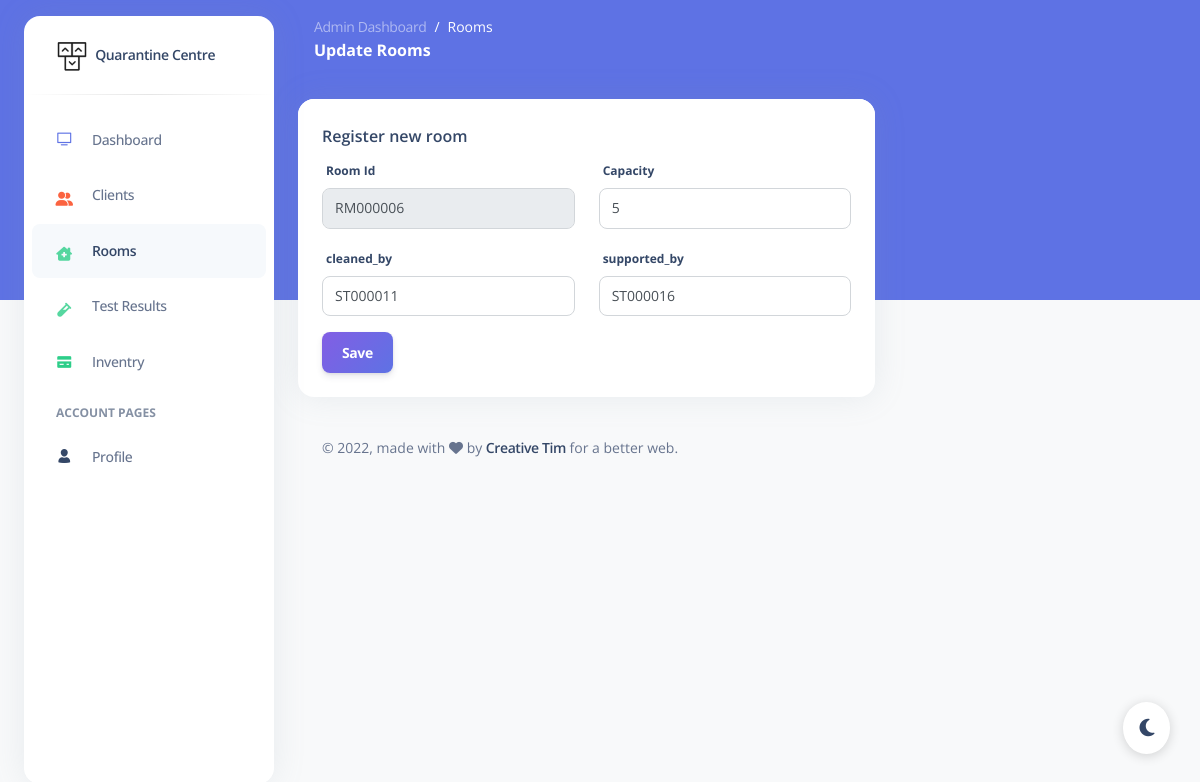
The app's page /app/manage_room.php?id=RM000006 (signed in) with its own data.
### tables this page shows
CREATE TABLE room (
  id VARCHAR(8) PRIMARY KEY,
  capacity INT NOT NULL,
  cleaned_by VARCHAR(8),
  supported_by VARCHAR(8),
  FOREIGN KEY (cleaned_by) REFERENCES staff(id) ON UPDATE CASCADE ON DELETE RESTRICT,
  FOREIGN KEY (supported_by) REFERENCES staff(id) ON UPDATE CASCADE ON DELETE RESTRICT
);

CREATE TABLE staff (
  id VARCHAR(8) PRIMARY KEY,
  first_name VARCHAR(30) NOT NULL,
  last_name VARCHAR(40) NOT NULL,
  gender VARCHAR(1) NOT NULL,
  date_of_birth DATE,
  contact_no VARCHAR(15),
  address VARCHAR(60),
  type VARCHAR(15) NOT NULL
);

### app/manage_room.php (the view, shortened to what this page needs)
<?php
include("session.php");
$cleaned_by_staffs_query = "SELECT id FROM staff WHERE type = 'CLEANING' ORDER BY id";
$cleaned_by_staffs = mysqli_query($db, $cleaned_by_staffs_query);
$supported_by_staffs_query = "SELECT id FROM staff WHERE type = 'SUPPORTING' ORDER BY id";
$supported_by_staffs = mysqli_query($db, $supported_by_staffs_query);
if (isset($_GET['id'])) {
  $room_id = $_GET['id'];
  $get_room_query = "SELECT * FROM room WHERE id = '$room_id'";
  $get_room_result = mysqli_query($db, $get_room_query);
  if (mysqli_num_rows($get_room_result) == 1) {
    $room = mysqli_fetch_array($get_room_result);
    $isUpdate = true;
  } else {
    header("location: rooms.php");
  }
} else {
  $prev_id_query = "SELECT id FROM room ORDER BY id DESC LIMIT 1";
  $prev_id = mysqli_fetch_array(mysqli_query($db, $prev_id_query));
  $room_id = "RM" . sprintf("%06d", substr($prev_id['id'], 2) + 1);
  $isUpdate = false;
}
?>
<!DOCTYPE html>
<html lang="en">
<head>
  <link href="../assets/css/nucleo-icons.css" rel="stylesheet" />
  <link href="../assets/css/nucleo-svg.css" rel="stylesheet" />
  <link href="../assets/css/nucleo-svg.css" rel="stylesheet" />
  <link href="../assets/css/argon-dashboard.css?v=2.0.0" rel="stylesheet" />
  <link href="../assets/css/custom.css" rel="stylesheet" />
</head>
<body class="g-sidenav-show bg-gray-100">
  <aside class="sidenav bg-white navbar navbar-vertical navbar-expand-xs border-0 border-radius-xl my-3 fixed-start ms-4 " id="sidenav-main">
    <div class="sidenav-header">
      <a class="navbar-brand m-0" href=" https://demos.creative-tim.com/argon-dashboard/example_pages/dashboard.html " target="_blank">
        <img src="../assets/img/logo-ct-dark.png" class="navbar-brand-img h-100" alt="main_logo">
        <span class="ms-1 font-weight-bold">Quarantine Centre</span>
      </a>
    </div>
    <hr class="horizontal dark mt-0">
    <div class="w-auto " id="sidenav-collapse-main">
      <ul class="navbar-nav">
        <li class="nav-item">
          <a class="nav-link" href="../example_pages/dashboard.html">
            <div class="icon icon-shape icon-sm border-radius-md text-center me-2 d-flex align-items-center justify-content-center">
              <i class="ni ni-tv-2 text-primary text-sm opacity-10"></i>
            </div>
            <span class="nav-link-text ms-1">Dashboard</span>
          </a>
        </li>
        <li class="nav-item">
          <a class="nav-link " href="#">
            <div class="icon icon-shape icon-sm border-radius-md text-center me-2 d-flex align-items-center justify-content-center">
              <i class="fa fa-user-group text-warning text-sm opacity-10"></i>
            </div>
            <span class="nav-link-text ms-1">Clients</span>
          </a>
        </li>
        <li class="nav-item">
          <a class="nav-link active" href="#">
            <div class="icon icon-shape icon-sm border-radius-md text-center me-2 d-flex align-items-center justify-content-center">
              <i class="fa-solid fa-house-chimney-medical text-success text-sm"></i>
            </div>
            <span class="nav-link-text ms-1">Rooms</span>
          </a>
        </li>
        <li class="nav-item">
          <a class="nav-link " href="#">
            <div class="icon icon-shape icon-sm border-radius-md text-center me-2 d-flex align-items-center justify-content-center">
              <i class="fa-solid fa-vial text-success text-sm"></i>
            </div>
            <span class="nav-link-text ms-1">Test Results</span>
          </a>
        </li>
        <li class="nav-item">
          <a class="nav-link " href="#">
            <div class="icon icon-shape icon-sm border-radius-md text-center me-2 d-flex align-items-center justify-content-center">
              <i class="ni ni-credit-card text-success text-sm opacity-10"></i>
            </div>
            <span class="nav-link-text ms-1">Inventry</span>
          </a>
        </li>
        <li class="nav-item mt-3">
          <h6 class="ps-4 ms-2 text-uppercase text-xs font-weight-bolder opacity-6">Account pages</h6>
        </li>
        <li class="nav-item">
          <a class="nav-link " href="../example_pages/profile.html">
            <div class="icon icon-shape icon-sm border-radius-md text-center me-2 d-flex align-items-center justify-content-center">
              <i class="ni ni-single-02 text-dark text-sm opacity-10"></i>
            </div>
            <span class="nav-link-text ms-1">Profile</span>
          </a>
        </li>
      </ul>
    </div>
  </aside>
  <main class="main-content position-relative border-radius-lg ">
    <nav class="navbar navbar-main navbar-expand-lg px-0 mx-4 shadow-none border-radius-xl " id="navbarBlur" data-scroll="false">
      <div class="container-fluid py-1 px-3">
        <nav aria-label="breadcrumb">
          <ol class="breadcrumb bg-transparent mb-0 pb-0 pt-1 px-0 me-sm-6 me-5">
            <li class="breadcrumb-item text-sm"><a class="opacity-5 text-white" href="javascript:;">Admin Dashboard</a></li>
            <li class="breadcrumb-item text-sm text-white active" aria-current="page">Rooms</li>
          </ol>
          <h6 class="font-weight-bolder text-white mb-0">Update Rooms</h6>
        </nav>
      </div>
    </nav>
    <div class="container-fluid py-4">
      <div class="row">
        <div class="col-lg-8">
          <div class="card mb-4">
            <div class="card-header pb-0">
              <h6>Register new room</h6>
            </div>
            <div class="card-body pt-0 pb-2">
              <form action="" method="POST">
                <div class="row form-group">
                  <div class="col-md-6">
                    <label>Room Id</label>
                    <input type="text" class="form-control" name="room_id" value="<?php echo $room_id ?>" disabled>
                  </div>
                  <div class="col-md-6">
                    <label>Capacity</label>
                    <input type="number" class="form-control" name="capacity" placeholder="5" <?php if ($isUpdate) echo "value='" . $room["capacity"] . "'"; ?>>
                  </div>
                </div>
                <div class="row form-group">
                  <div class="col-md-6">
                    <label>cleaned_by</label>
                    <select class="form-control" name="cleaned_by">
                      <?php while ($cleaned_by_row = mysqli_fetch_array($cleaned_by_staffs)) {
                        if($isUpdate){ ?>
                          <option <?php if ($cleaned_by_row["id"] == $room["cleaned_by"]) echo "selected"; ?>>
                          <?php echo $cleaned_by_row["id"]; ?>
                        <?php }else{?>
                          <option>
                          <?php echo $cleaned_by_row["id"];
                        }?>
                        </option>
                      <?php } ?>
                    </select>
                  </div>
                  <div class="col-md-6">
                    <label>supported_by</label>
                    <select class="form-control" name="supported_by">
                      <?php while ($supported_by_row = mysqli_fetch_array($supported_by_staffs)) {
                        if($isUpdate){ ?>
                          <option <?php if ($supported_by_row["id"] == $room["supported_by"]) echo "selected"; ?>>
                          <?php echo $supported_by_row["id"]; ?>
                        <?php }else{?>
                          <option>
                          <?php echo $supported_by_row["id"];
                        }?>
                        </option>
                      <?php } ?>
                    </select>
                  </div>
                </div>
                <input type="submit" class="btn bg-gradient-primary" value="<?php echo $isUpdate ? "Save" : "Submit" ?>">
              </form>
            </div>
          </div>
        </div>
      </div>
      <footer class="footer pt-3  ">
        <div class="container-fluid">
          <div class="row align-items-center justify-content-lg-between">
            <div class="col-lg-6 mb-lg-0 mb-4">
              <div class="copyright text-center text-sm text-muted text-lg-start">
                © ,
                made with <i class="fa fa-heart"></i> by
                <a href="https://www.creative-tim.com" class="font-weight-bold" target="_blank">Creative Tim</a>
                for a better web.
              </div>
            </div>
          </div>
        </div>
      </footer>
    </div>
  </main>
  <div class="dark-mode-plugin">
    <button class="btn btn-round dark-mode-plugin-button text-dark position-fixed px-3 py-2" onclick="darkMode(this)">
      <i class="fa-solid fa-moon py-2"> </i>
    </button>
  </div>
</body>
</html>

### app/assets/css/nucleo-svg.css (style rules this page uses)
.icon { display: inline-block; color: #111111; height: 1em; width: 1em; }
.icon-sm { height: 0.8em; width: 0.8em; }
.icon { fill: currentColor; stroke: none; }

### app/assets/css/custom.css (style rules this page uses)
.dark-mode-plugin .dark-mode-plugin-button { background: #fff; border-radius: 50%; bottom: 30px; right: 30px; font-size: 1.25rem; z-index: 990; box-shadow: 0 2px 12px 0 rgba(0, 0, 0, 0.16); cursor: pointer; }

### records on screen
room: capacity "5", cleaned_by "ST000011", supported_by "ST000016"
